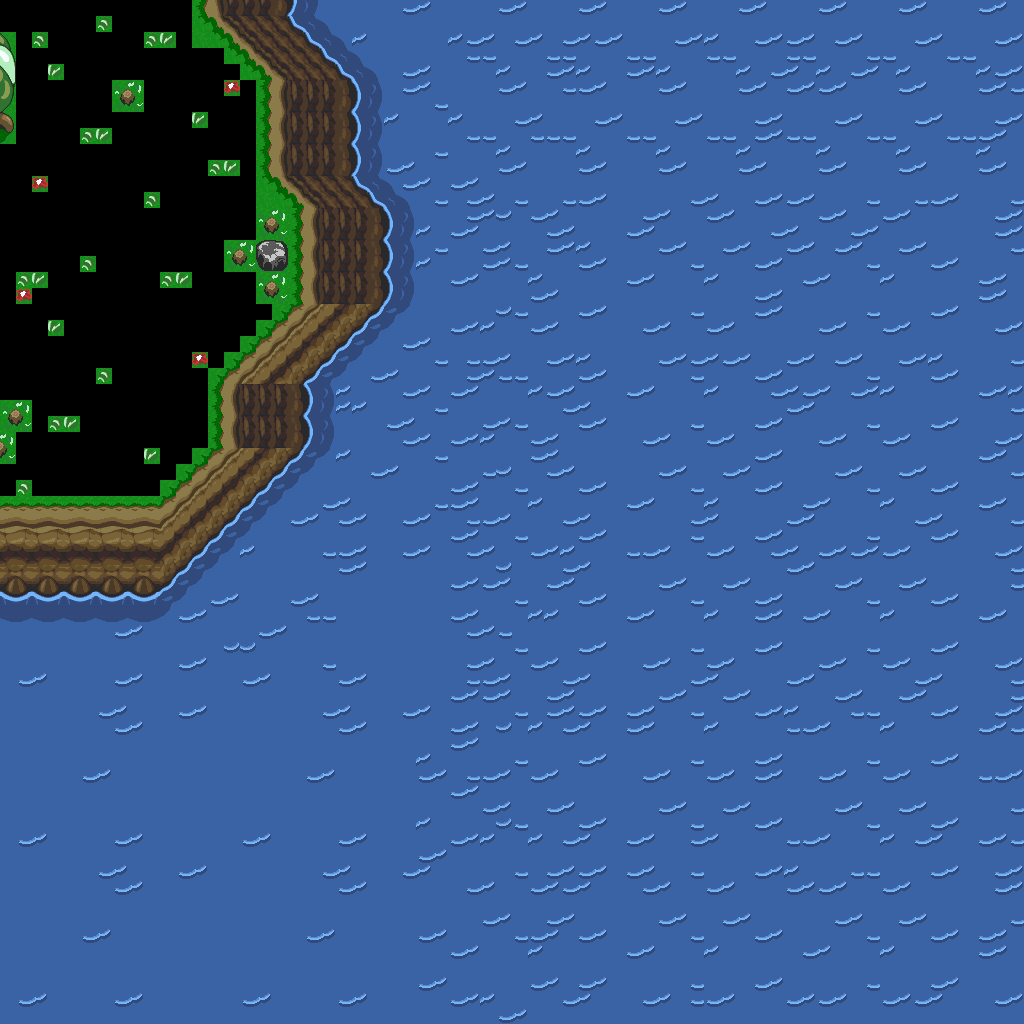

Tiled map render using the project's own tile images. Description and the map definition, with tile-layer contents summarised, below:
An orthogonal 64x64 tile map with 16x16 px tiles, 1 tile layer (base), 2 hidden layers not drawn and 5 objects.

<map version="1.10" tiledversion="1.12.1" orientation="orthogonal" renderorder="right-down" width="64" height="64" tilewidth="16" tileheight="16" infinite="0" nextlayerid="4" nextobjectid="6">
 <tileset firstgid="1" source="../classiciphone_pics4.tsx" />
 <layer id="1" name="base" width="64" height="64">
  <data>[4096 cells, 3694 non-empty, 67 distinct tile ids]</data>
 </layer>
 <layer id="2" name="collision" width="64" height="64" visible="0">
  <properties><property name="collision" value="true" /></properties>
  <data>[4096 cells, 184 non-empty, 1 distinct tile ids]</data>
 </layer>
 <layer id="3" name="water" width="64" height="64" visible="0">
  <properties><property name="terrain" value="water" /></properties>
  <data>[4096 cells, 3372 non-empty, 1 distinct tile ids]</data>
 </layer>
 <objectgroup id="4" name="npcs">
  <object id="1" x="256.0" y="208.0" width="16" height="16">
   <properties>
    <property name="script" type="string">-- Auto-converted from GraalScript
joinResource("bush")</property>
   </properties>
  </object>
  <object id="2" x="224.0" y="240.0" width="16" height="16">
   <properties>
    <property name="script" type="string">-- Auto-converted from GraalScript
joinResource("bush")</property>
   </properties>
  </object>
  <object id="3" x="256.0" y="272.0" width="16" height="16">
   <properties>
    <property name="script" type="string">-- Auto-converted from GraalScript
joinResource("bush")</property>
   </properties>
  </object>
  <object id="4" x="0.0" y="400.0" width="16" height="16">
   <properties>
    <property name="script" type="string">-- Auto-converted from GraalScript
joinResource("bush")</property>
   </properties>
  </object>
  <object id="5" x="112.0" y="80.0" width="16" height="16">
   <properties>
    <property name="script" type="string">-- Auto-converted from GraalScript
joinResource("bush")</property>
   </properties>
  </object>
 </objectgroup>
</map>
